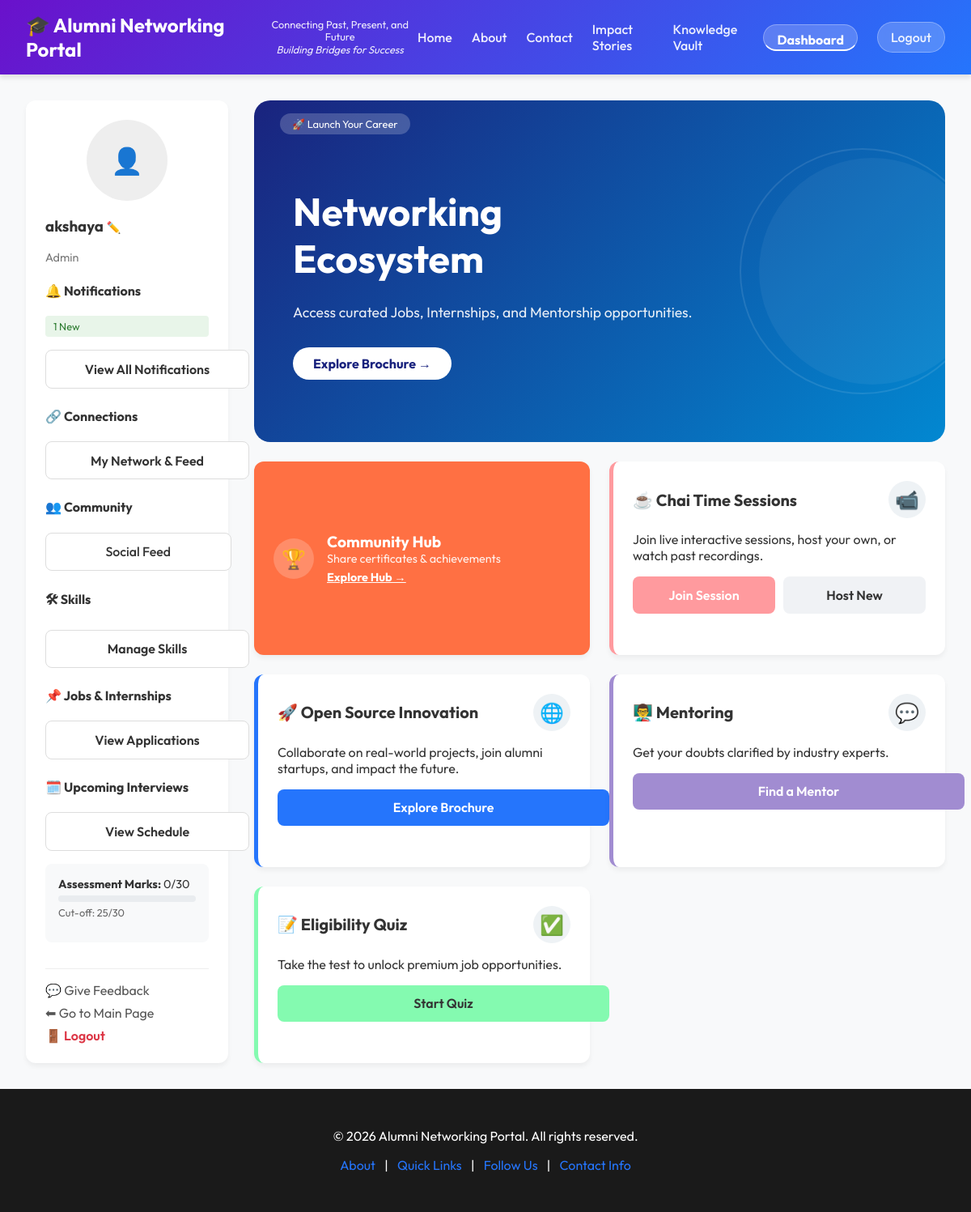
Before: /dashboard/ (signed in) with the older database file.
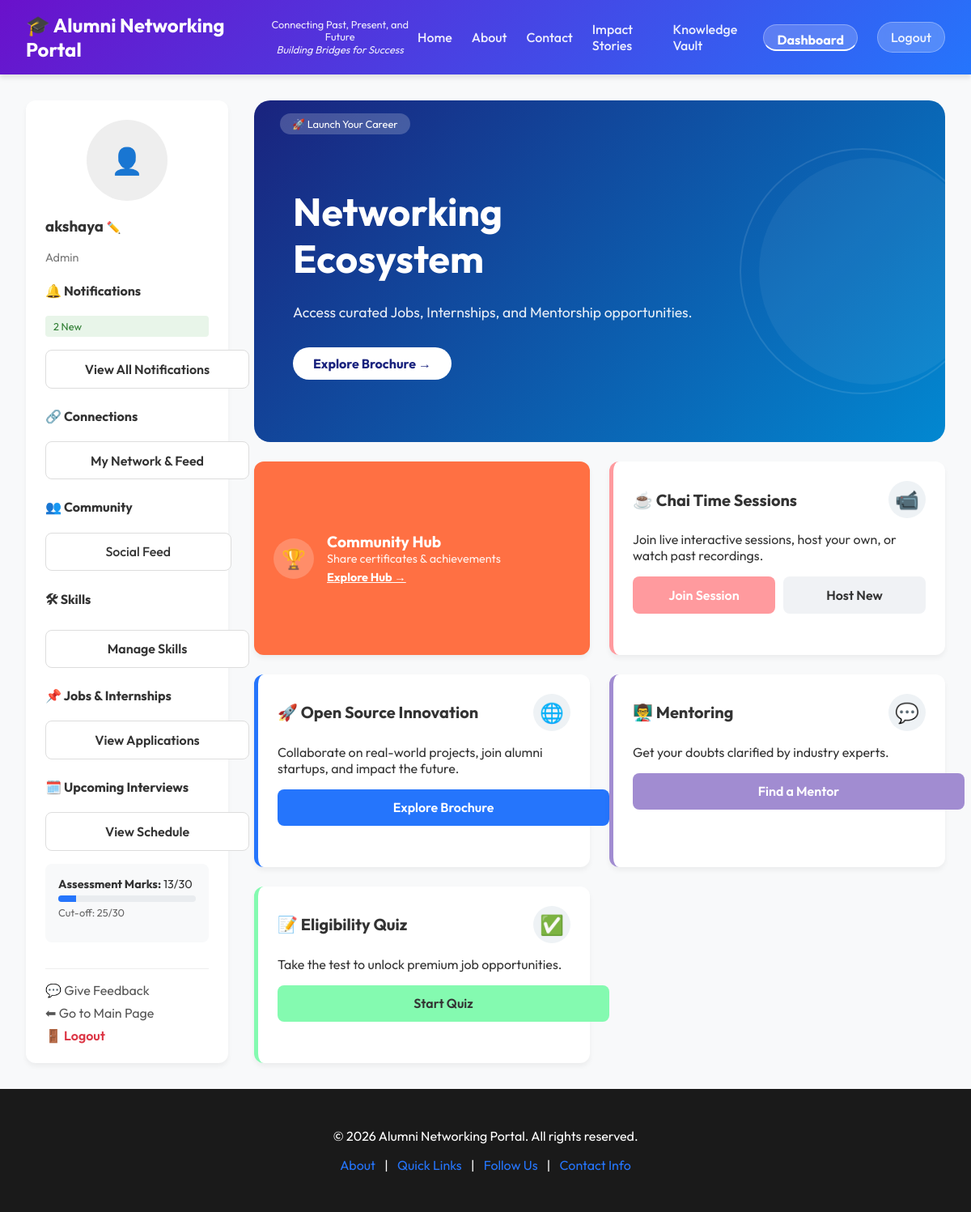
After: the same page with the newer database file.
### network/models.py (models this page shows, shortened)
class Profile(models.Model):
    USER_TYPE_CHOICES = (
        ('student', 'Student'),
        ('alumni', 'Alumni'),
        ('mentor', 'Mentor'),
        ('admin', 'Admin'),
    )
    user = models.OneToOneField(User, on_delete=models.CASCADE)
    user_type = models.CharField(max_length=10, choices=USER_TYPE_CHOICES, default='student')
    assessment_marks = models.IntegerField(default=0)
    bio = models.TextField(blank=True)
    skills = models.TextField(blank=True, help_text="Comma-separated skills")
    profile_picture = models.ImageField(upload_to='profile_pics', blank=True, null=True)
    government_internships = models.TextField(blank=True, help_text="Details of government internships")
    private_internships_jobs = models.TextField(blank=True, help_text="Details of private internships and jobs")

### network/views.py (the view)
# urls.py: path('dashboard/', views.dashboard, name='dashboard'),
@login_required
def dashboard(request):
    try:
        profile = request.user.profile
    except Profile.DoesNotExist:
        profile = Profile.objects.create(user=request.user)
    my_applications = Application.objects.filter(user=request.user)
    applied_internships = my_applications.filter(
        opportunity__type='internship',
        status='applied'
    )
    upcoming_interviews = my_applications.filter(
        status='interview',
        interview_date__isnull=False
    ).order_by('interview_date')
    connections = Connection.objects.filter(user=request.user)
    notifications = Notification.objects.filter(user=request.user, is_read=False).order_by('-created_at')
    skills_list = [s.strip() for s in profile.skills.split(',')] if profile.skills else []
    govt_internships = Opportunity.objects.filter(type='internship', category='govt').exclude(title='Marketing Intern').order_by('-created_at')
    private_internships = Opportunity.objects.filter(type='internship', category='private').exclude(title='Marketing Intern').order_by('-created_at')
    govt_jobs = Opportunity.objects.filter(type='job', category='govt').exclude(title='Marketing Intern').order_by('-created_at')
    private_jobs = Opportunity.objects.filter(type='job', category='private').exclude(title='Marketing Intern').order_by('-created_at')
    context = {
        'profile': profile,
        'my_skills': skills_list,
        'my_connections': connections,
        'notifications': notifications,
        'applied_internships': applied_internships,
        'upcoming_interviews': upcoming_interviews,
        'govt_internships': govt_internships,
        'private_internships': private_internships,
        'govt_jobs': govt_jobs,
        'private_jobs': private_jobs,
    }
    return render(request, 'dashboard.html', context)

### templates/dashboard.html (shortened to what the changed rows need)
{% extends 'base.html' %}
{% block content %}
<div class="dashboard-container">
    <aside class="sidebar">
        <div class="profile-section">
            <div class="profile-pic">
                {% if user.profile.profile_picture %}
                <img src="{{ user.profile.profile_picture.url }}" alt="Profile"
                    style="width: 100%; height: 100%; object-fit: cover;">
                {% else %}
                👤
                {% endif %}
            </div>
            <h3>{{ user.first_name|default:user.username }} <a href="{% url 'edit_profile' %}"
                    style="font-size: 0.9rem; text-decoration: none; color: var(--primary-color);"
                    title="Edit Profile">✏️</a></h3>
            <p style="color: #777; font-size: 0.9rem;">{{ profile.get_user_type_display }}</p>
        </div>
        <div class="sidebar-section">
            <h4>🔔 Notifications</h4>
            {% if notifications %}
            <div
                style="background: #e8f5e9; color: #2e7d32; padding: 5px 10px; border-radius: 4px; font-size: 0.8rem; margin-bottom: 0.5rem;">
                {{ notifications.count }} New
            </div>
            {% endif %}
            <a href="{% url 'notifications' %}" class="btn"
                style="width: 100%; background: white; border: 1px solid #ddd; color: #333; margin-top: 0.5rem; text-align: center;">View
                All Notifications</a>
        </div>
        <div class="sidebar-section" style="margin-top: 1.5rem;">
            <h4>🔗 Connections</h4>
            <a href="{% url 'connections' %}" class="btn"
                style="width: 100%; background: white; border: 1px solid #ddd; color: #333; text-align: center;">My
                Network & Feed</a>
        </div>
        <div class="sidebar-section" style="margin-top: 1.5rem;">
            <h4>👥 Community</h4>
            <a href="{% url 'social_feed' %}"
                style="display: block; width: 100%; padding: 0.8rem; border: 1px solid #ddd; background: white; text-align: center; border-radius: 8px; text-decoration: none; color: #333; font-weight: 500; transition: 0.2s;">
            </a>
        </div>
        <div class="sidebar-section" style="margin-top: 1.5rem;">
            <h4>🛠 Skills</h4>
            <a href="{% url 'skills' %}" class="btn"
                style="width: 100%; background: white; border: 1px solid #ddd; color: #333; text-align: center;">Manage
                Skills</a>
        </div>
        <div class="sidebar-section" style="margin-top: 1.5rem;">
            <h4>📌 Jobs & Internships</h4>
            <a href="{% url 'applied_jobs' %}" class="btn"
                style="width: 100%; background: white; border: 1px solid #ddd; color: #333; text-align: center;">View
                Applications</a>
        </div>
        <div class="sidebar-section" style="margin-top: 1.5rem;">
            <h4>🗓️ Upcoming Interviews</h4>
            <a href="{% url 'upcoming_events' %}" class="btn"
                style="width: 100%; background: white; border: 1px solid #ddd; color: #333; text-align: center;">View
                Schedule</a>
        </div>
        <div class="status-card">
            <strong>Assessment Marks:</strong> {{ profile.assessment_marks }}/30
            <div style="background: #e9ecef; height: 8px; border-radius: 4px; margin-top: 5px; overflow: hidden;">
                <div
                    style="width: {{ profile.assessment_marks|default:0 }}%; background: var(--secondary-color); height: 100%;">
                </div>
            </div>
            <p style="font-size: 0.8rem; margin-top: 5px; color: #666;">Cut-off: 25/30</p>
        </div>
        <div style="margin-top: 2rem; border-top: 1px solid #eee; padding-top: 1rem;">
            <a href="{% url 'feedback' %}"
                style="display: block; margin-bottom: 0.5rem; text-decoration: none; color: #555;">💬 Give Feedback</a>
            <a href="{% url 'home' %}"
                style="display: block; margin-bottom: 0.5rem; text-decoration: none; color: #555;">⬅ Go to Main Page</a>
            <a href="{% url 'logout' %}"
                style="display: block; text-decoration: none; color: #dc3545; font-weight: 600;">🚪 Logout</a>
        </div>
    </aside>
    <main class="main-feed">
        <div
            style="grid-column: 1 / -1; background: linear-gradient(135deg, #1a237e 0%, #0288d1 100%); color: white; padding: 3rem; border-radius: 20px; position: relative; overflow: hidden; display: flex; flex-direction: column; justify-content: center; min-height: 300px;">
            <h1 style="font-size: 3rem; margin-bottom: 0.5rem; line-height: 1.2;">Networking<br>Ecosystem</h1>
        </div>
        <div class="feature-card" style="border-left-color: #ff9a9e;">
            <div class="card-header">
                <h2 class="card-title">☕ Chai Time Sessions</h2>
            </div>
        </div>
        <div class="feature-card" style="border-left-color: #2575fc;">
            <div class="card-header">
                <h2 class="card-title">🚀 Open Source Innovation</h2>
            </div>
        </div>
        <div class="feature-card" style="border-left-color: #a18cd1;">
            <div class="card-header">
                <h2 class="card-title">👨‍🏫 Mentoring</h2>
            </div>
        </div>
        <div class="feature-card" style="border-left-color: #84fab0;">
            <div class="card-header">
                <h2 class="card-title">📝 Eligibility Quiz</h2>
            </div>
        </div>
    </main>
</div>
{% endblock %}

Changed rows visible on the page:
changed Profile "Admin": assessment_marks "0" → "13"
Other visible differences:
{{ notifications.count }}: "1" → "2"
